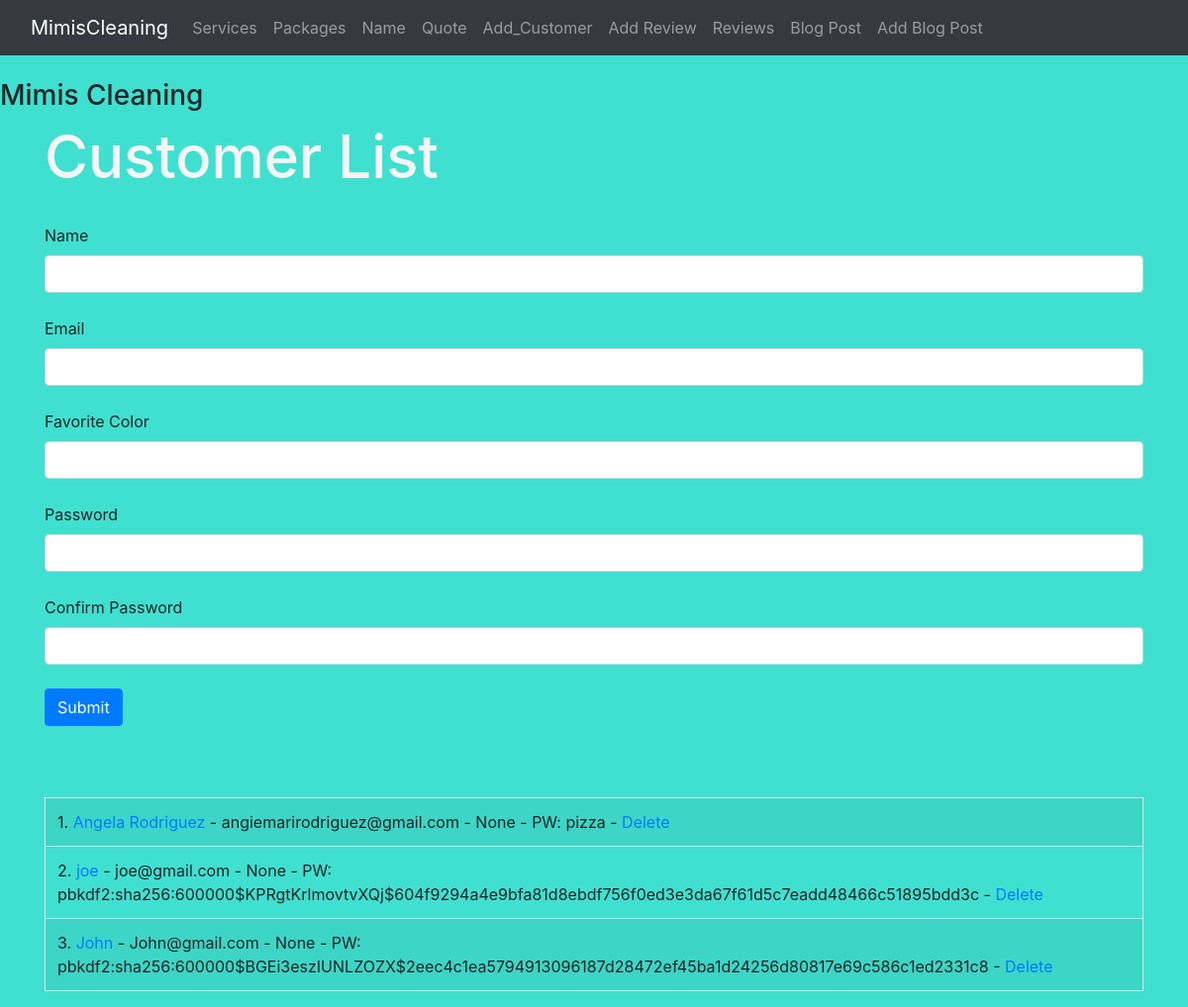
Page /customer/add on the committed database.
### hello.py (models this page shows, shortened)
class Customers(db.Model):
    id = db.Column(db.Integer, primary_key=True)
    name = db.Column(db.String(200), nullable=False)
    email = db.Column(db.String(120), nullable=False, unique=True)
    favorite_color = db.Column(db.String(120))
    date_added = db.Column(db.DateTime, default=datetime.datetime.utcnow)
    password_hash = db.Column(db.String(128), nullable=False)
    @property
    def password(self):
        raise AttributeError('password is not a readable attribute')

### hello.py (the view, shortened to what this page needs)
@app.route('/customer/add', methods =['GET', 'POST'])
def add_customer():
    name = None
    form = CustomerForm()
    our_customers = Customers.query.order_by(Customers.date_added)
    return render_template("add_customer.html",
        form=form,
        name=name,
        our_customers=our_customers)

### hello.py
class CustomerForm(FlaskForm):
    name = StringField("Name", validators=[DataRequired()])
    email = StringField("Email", validators=[DataRequired()])
    favorite_color = StringField("Favorite Color")
    password_hash = PasswordField('Password', validators=[DataRequired(), EqualTo('password_hash2', message='Passwords Must Match')])
    password_hash2 = PasswordField('Confirm Password', validators=[DataRequired()])
    submit = SubmitField("Submit")

### templates/add_customer.html (shortened to what this page needs)
{% extends "base.html" %}
{% block content %}
{% if name %}
        <h1>Customer Added!</h1>
        <br/><br/>
{% else %}
        <h1>Customer List</h1>
        <form method="POST">
                {{ form.name.label(class="form-label") }}
                {{ form.name(
                    class="form-control") }}
                <br/>
                {{ form.email.label(class="form-label") }}
                {{ form.email(class="form-control") }}
                <br/>
                {{ form.favorite_color.label(
                    class="form-label") }}
                {{ form.favorite_color(
                    class="form-control") }}
                <br/>
                {{ form.password_hash.label(
                    class="form-label") }}
                {{ form.password_hash(
                    class="form-control") }}
                <br/>
                {{ form.password_hash2.label(
                    class="form-label") }}
                {{ form.password_hash2(
                    class="form-control") }}
                <br/>
                {{ form.submit(class="btn
                btn-primary") }}
        </form>
<br/><br/><br/>
<table class="table table-hover
table-bordered table-striped">
{% for our_customer in our_customers %}
    <tr>
    <td>{{ our_customer.id }}. <a href="{{
    url_for('update', id=our_customer.id)}}">{{
    our_customer.name}}</a> - {{
    our_customer.email }} - {{
    our_customer.favorite_color}} -
    PW: {{ our_customer.password_hash }} -
    <a href="{{url_for('delete',
    id=our_customer.id)}}">Delete</a></td>
    </tr>
{% endfor %}
 </table>
{% endif %}
{% endblock %}

### static/css/style.css (style rules this page uses)
h1 { color: whitesmoke; font-size: 60px; }
body { background: turquoise; }

### rows in the picture
Customers: id "1", name "Angela Rodriguez", email "angiemarirodriguez@gmail.com", favorite_color "None", password_hash "pizza"
Customers: id "2", name "joe", email "joe@gmail.com", favorite_color "None", password_hash "pbkdf2:sha256:600000$KPRgtKrlmovtvXQj$604f9294a4e9bfa81d8ebdf756f0ed3e3da67f61d5c7eadd48466c51895bdd3c"
Customers: id "3", name "John", email "John@gmail.com", favorite_color "None", password_hash "pbkdf2:sha256:600000$BGEi3eszIUNLZOZX$2eec4c1ea5794913096187d28472ef45ba1d24256d80817e69c586c1ed2331c8"
